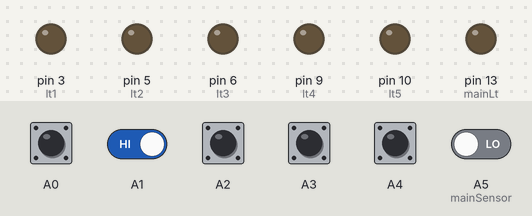
A sketch run on a simulated Arduino Uno, built with avr-gcc and run on an emulated ATmega328P. Shown: output pins drawn as LEDs (lit = HIGH). Inputs (shaded band) come from the test bench; at power-on: A0–4 HIGH, A5 (mainSensor) LOW. What the sketch prints to the serial monitor is not drawn.

Above: at 1.2 s.
1.3 s: A0 pulled LOW for 0.15 s
At 1.76 s:
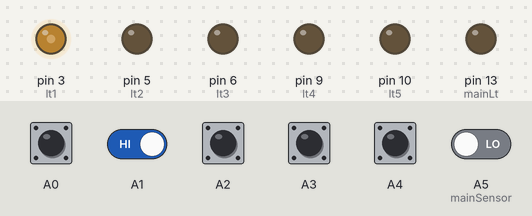
4.3 s: A5 (mainSensor) driven HIGH
At 4.8 s:
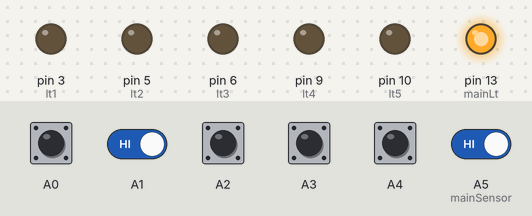
5.8 s: A1 driven LOW and A5 (mainSensor) driven LOW
At 6.25 s:
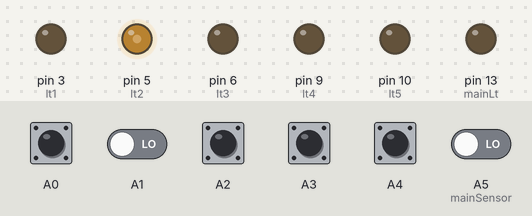
8.8 s: A2 pulled LOW for 0.15 s
At 9.58 s:
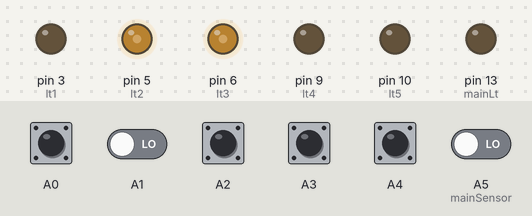
11.8 s: A3 pulled LOW for 0.15 s
At 12.0 s:
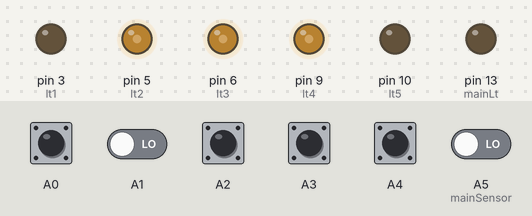
14.8 s: A4 pulled LOW for 0.15 s
At 15.33 s:
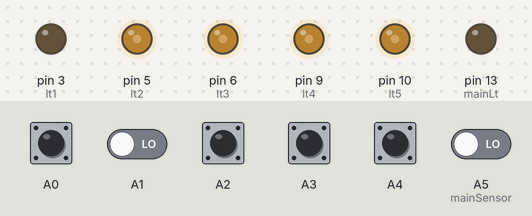
Timing chart, 0 to 18.8 s (numbered marks = the images above; inputs shaded):
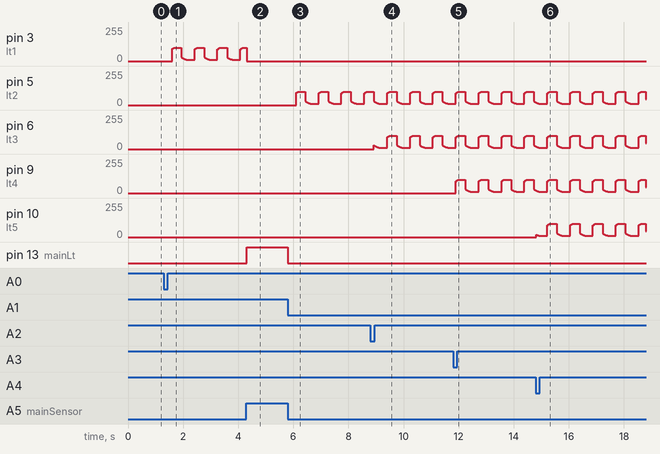

The sketch:

OfficeLight.ino
```cpp
#include <CapacitiveSensor.h>
CapacitiveSensor cs_7_A0 = CapacitiveSensor(7, A0);
CapacitiveSensor cs_7_A1 = CapacitiveSensor(7, A1);
CapacitiveSensor cs_7_A2 = CapacitiveSensor(7, A2);
CapacitiveSensor cs_7_A3 = CapacitiveSensor(7, A3);
CapacitiveSensor cs_7_A4 = CapacitiveSensor(7, A4);
unsigned long csSum1 = 0, csSum2 = 0, csSum3 = 0, csSum4 = 0, csSum5 = 0;
const int mainSensor = A5;
const int lt1 = 3, lt2 = 5, lt3 = 6, lt4 = 9, lt5 = 10, mainLt = 13;
int st1 = 0, st2 = 0, st3 = 0, st4 = 0, st5 = 0, mainState = 0;
float curState = 0, brightness = 120;
unsigned long preTime = 0, postTime = 0;
int checktime = 200, sence = 1;
void setup() {
    Serial.begin(9600);
    pinMode(A1, INPUT);
    pinMode(A2, INPUT);
    pinMode(A3, INPUT);
    pinMode(A4, INPUT);
    pinMode(A5, INPUT);
    pinMode(mainSensor, INPUT);
    pinMode(lt1, OUTPUT);
    pinMode(lt2, OUTPUT);
    pinMode(lt3, OUTPUT);
    pinMode(lt4, OUTPUT);
    pinMode(lt5, OUTPUT);
    pinMode(mainLt, OUTPUT);
}

void loop() {
  preTime = millis();
  mainState = digitalRead(mainSensor);
  // 更新sensor:
  switch(sence){
  case 1:
      if(!st1){st1 = (st1 || CSread(cs_7_A0));} sence = 2; Serial.println("1"); break;
  case 2:
      if(!st2){st2 = (st2 || CSread(cs_7_A1));} sence = 3; Serial.println("2"); break;
  case 3:
      if(!st3){st3 = (st3 || CSread(cs_7_A2));} sence = 4; Serial.println("3"); break;
  case 4:
      if(!st4){st4 = (st4 || CSread(cs_7_A3));} sence = 5; Serial.println("4"); break;
  case 5:
      if(!st5){st5 = (st5 || CSread(cs_7_A4));} sence = 1; Serial.println("5"); break;
  }
//  Serial.print("ST: ");
//  Serial.print(st1);
//  Serial.print(st2);
//  Serial.print(st3);
//  Serial.print(st4);
//  Serial.println(st5);
  digitalWrite(mainLt, mainState);
  if(mainState){//繼電器開，st重設
    st1 = 0; st2 = 0; st3 = 0; st4 = 0; st5 = 0;
    curState = 0;
    analogWrite(lt1, 0);
    analogWrite(lt2, 0);
    analogWrite(lt3, 0);
    analogWrite(lt4, 0);
    analogWrite(lt5, 0);
  }else{
    if(st1|| st2 || st3 || st4 || st5){
        curState += (brightness - curState) * 0.015;
        if(curState >= 100) brightness = 0;
        if(curState <= 10)  brightness = 120;
    }
    if(st1) analogWrite(lt1, curState);
    if(st2) analogWrite(lt2, curState);
    if(st3) analogWrite(lt3, curState);
    if(st4) analogWrite(lt4, curState);
    if(st5) analogWrite(lt5, curState);
  }

}
bool CSread(CapacitiveSensor &capaSence) {
  long cs = capaSence.capacitiveSensor(10); //a: Sensor resolution is set to 80
  if (cs>= 300) //c: This value is the threshold, a High value means it takes longer to trigger
  {
      capaSence.reset_CS_AutoCal(); //Stops readings
      return(1);
  }
  return(0);
}
```

Measured:
- after the input at 4.3 s, pin 13 (mainLt): LOW → HIGH at once
